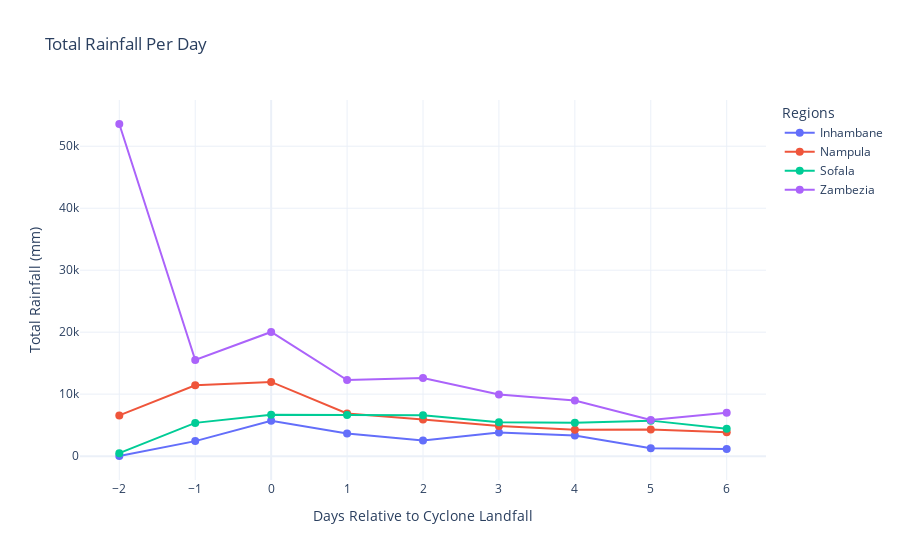

This figure's notebook cell:
### Code cell
# Aggregate average rainfall per day
avg_rainfall_per_day = (
    complete_df.groupby("relative_day")
    .agg(
        {
            "Inhambane_rainfall": "mean",
            "Nampula_rainfall": "mean",
            "Sofala_rainfall": "mean",
            "Zambezia_rainfall": "mean",
        }
    )
    .reset_index()
)

# Create a Plotly figure
fig = go.Figure()

# Add traces for each rainfall column
fig.add_trace(
    go.Scatter(
        x=avg_rainfall_per_day["relative_day"],
        y=avg_rainfall_per_day["Inhambane_rainfall"],
        mode="lines+markers",
        name="Inhambane",
        marker=dict(size=8),
    )
)

fig.add_trace(
    go.Scatter(
        x=avg_rainfall_per_day["relative_day"],
        y=avg_rainfall_per_day["Nampula_rainfall"],
        mode="lines+markers",
        name="Nampula",
        marker=dict(size=8),
    )
)

fig.add_trace(
    go.Scatter(
        x=avg_rainfall_per_day["relative_day"],
        y=avg_rainfall_per_day["Sofala_rainfall"],
        mode="lines+markers",
        name="Sofala",
        marker=dict(size=8),
    )
)

fig.add_trace(
    go.Scatter(
        x=avg_rainfall_per_day["relative_day"],
        y=avg_rainfall_per_day["Zambezia_rainfall"],
        mode="lines+markers",
        name="Zambezia",
        marker=dict(size=8),
    )
)

# Update layout
fig.update_layout(
    title="Total Rainfall Per Day",
    xaxis_title="Days Relative to Cyclone Landfall",
    yaxis_title="Total Rainfall (mm)",
    legend_title="Regions",
    template="plotly_white",  # You can change to 'plotly_white' or any other theme
)

# Show the plot
fig.show()

### Figure 1 — Plotly figure (JSON) as saved in the notebook; plotly's stock layout.template omitted (floating-point values rounded to 4 significant figures)
{"data": [{"marker": {"size": 8}, "mode": "lines+markers", "name": "Inhambane", "type": "scatter", "x": [-2, -1, 0, 1, 2, 3, 4, 5, 6], "y": [21, 2422, 5717.0, 3634.0, 2537.0, 3811.0, 3310.0, 1255.0, 1164.0]}, {"marker": {"size": 8}, "mode": "lines+markers", "name": "Nampula", "type": "scatter", "x": [-2, -1, 0, 1, 2, 3, 4, 5, 6], "y": [6568, 11440.0, 11970.0, 6879.0, 5900.0, 4876.0, 4263.0, 4294.0, 3868.0]}, {"marker": {"size": 8}, "mode": "lines+markers", "name": "Sofala", "type": "scatter", "x": [-2, -1, 0, 1, 2, 3, 4, 5, 6], "y": [478, 5365.0, 6661.0, 6656.0, 6609.0, 5462.0, 5397.0, 5729.0, 4400.0]}, {"marker": {"size": 8}, "mode": "lines+markers", "name": "Zambezia", "type": "scatter", "x": [-2, -1, 0, 1, 2, 3, 4, 5, 6], "y": [53589, 15500.0, 20040.0, 12280.0, 12600.0, 9952.0, 8961.0, 5834.0, 7018.0]}], "layout": {"legend": {"title": {"text": "Regions"}}, "title": {"text": "Total Rainfall Per Day"}, "xaxis": {"title": {"text": "Days Relative to Cyclone Landfall"}}, "yaxis": {"title": {"text": "Total Rainfall (mm)"}}}}
